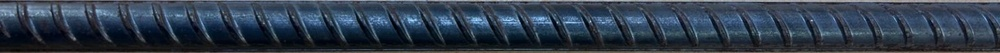
#> input picture assets/images/latest.jpg, 1000 x 53 px, shrunk from 1590 x 85 before the run
$ python -i analysis.py   (imports and definitions only)
#> lines starting #> are read from the running program, lines starting #| are printed output that depends on the picture; after the words box and inside, x2 and y2 are one past the last pixel; in counts of white or black regions, pixels touching at a corner belong together
import cv2
import numpy as np

# Level 1: Cross-section analysis

def analyze_tmt_cross_section(image_path):
#> called with image_path = '../assets/images/latest.jpg'
    img = cv2.imread(image_path)
#> img is the input picture: shape (53, 1000, 3); mean B, G, R 76.5, 61.1, 48.9
    if img is None:
        raise ValueError("Could not read the image")
    gray = cv2.cvtColor(img, cv2.COLOR_BGR2GRAY)
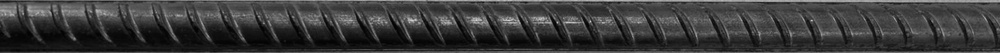
#> gray: shape (53, 1000); min 1, max 213, mean 59.2
    blurred = cv2.GaussianBlur(gray, (5, 5), 0)
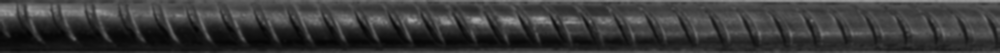
#> blurred: shape (53, 1000); min 5, max 170, mean 58.7
    _, threshold = cv2.threshold(blurred, 0, 255, cv2.THRESH_BINARY + cv2.THRESH_OTSU)
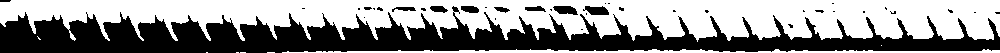
#> threshold: shape (53, 1000); 56.5% white; 37 black regions (27 under 20 px)
    contours, _ = cv2.findContours(threshold, cv2.RETR_EXTERNAL, cv2.CHAIN_APPROX_SIMPLE)
#> contours = 8 contours, 6 with area under 20; largest, box (x1, y1, x2, y2) and area: (0, 0, 1000, 42) 27558, (282, 49, 1000, 53) 915
    results = {
        "dark_grey_and_light_core_visible": False,
        "continuous_outer_ring": False,
        "concentric_regions": False,
        "uniform_thickness": False
    }
    if len(contours) > 0:
        main_contour = max(contours, key=cv2.contourArea)
#> main_contour = contour of 1372 points, box (x1, y1, x2, y2) (0, 0, 1000, 42), area 27558
        mask = np.zeros_like(gray)
        cv2.drawContours(mask, [main_contour], -1, (255), -1)
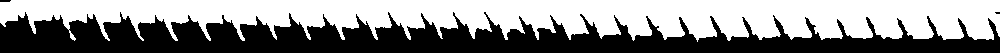
#> mask: shape (53, 1000); 55.1% white; 3 black regions (1 under 20 px), largest, box (x1, y1, x2, y2) and area: (0, 12, 1000, 53) 23747, (0, 0, 11, 2) 21
        outer_mean = cv2.mean(gray, mask=mask)[0]
#> outer_mean = 80.6
        inner_mask = cv2.bitwise_not(mask)
        inner_mean = cv2.mean(gray, mask=inner_mask)[0]
#> inner_mean = 32.93
        results["dark_grey_and_light_core_visible"] = abs(outer_mean - inner_mean) > 20
        perimeter = cv2.arcLength(main_contour, True)
#> perimeter = 3711.3
        approx = cv2.approxPolyDP(main_contour, 0.02 * perimeter, True)
#> approx = [[0, 2], [999, 36]]
        results["continuous_outer_ring"] = len(approx) > 8
        (x, y), radius = cv2.minEnclosingCircle(main_contour)
#> x = 499.5; y = 18; radius = 499.8
        center = np.array([x, y])
#> center = [499.5, 18]
        distances = np.sqrt(np.sum((main_contour[:, 0] - center) ** 2, axis=1))
#> distances = 1372 values, max 499.8 at index 1365, min 5.23 at index 695, mean 242
        std_dev = np.std(distances)
#> std_dev = 144.5
        results["concentric_regions"] = std_dev < (np.mean(distances) * 0.1)
        thickness_variation = np.std(distances) / np.mean(distances)
#> thickness_variation = 0.597
        results["uniform_thickness"] = thickness_variation < 0.15
    return results

# Level 2: Thickness and quality analysis

# [82 lines left out: functions read_and_preprocess_image, find_contours, calculate_thickness, annotate_debug_image, analyze_tmt_thickness, not called in this run]

>>> result = analyze_tmt_cross_section('../assets/images/latest.jpg')
#> result = {'dark_grey_and_light_core_visible': True, 'continuous_outer_ring': False, 'concentric_regions': False, 'uniform_thickness': False}
